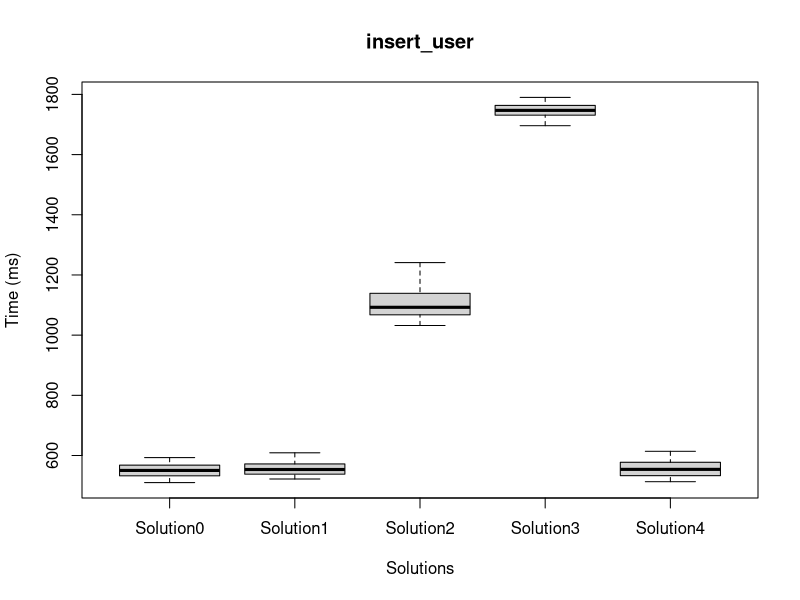
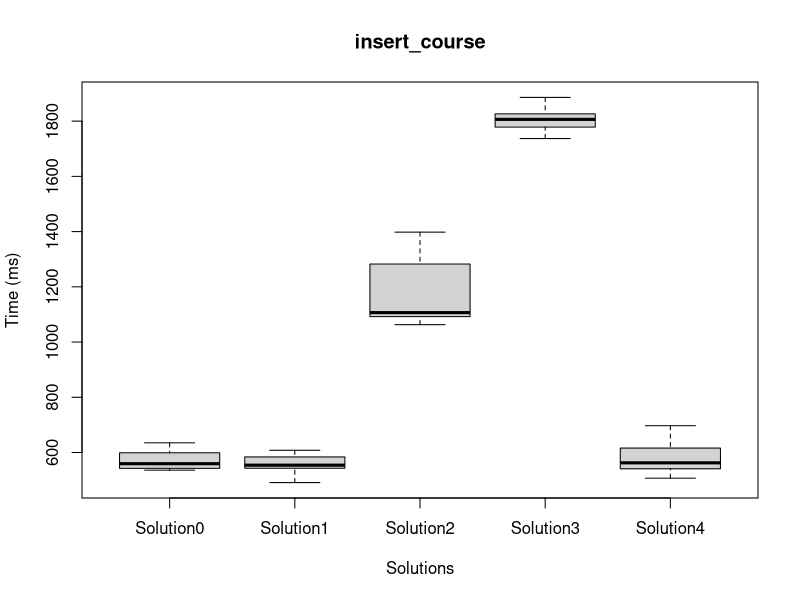
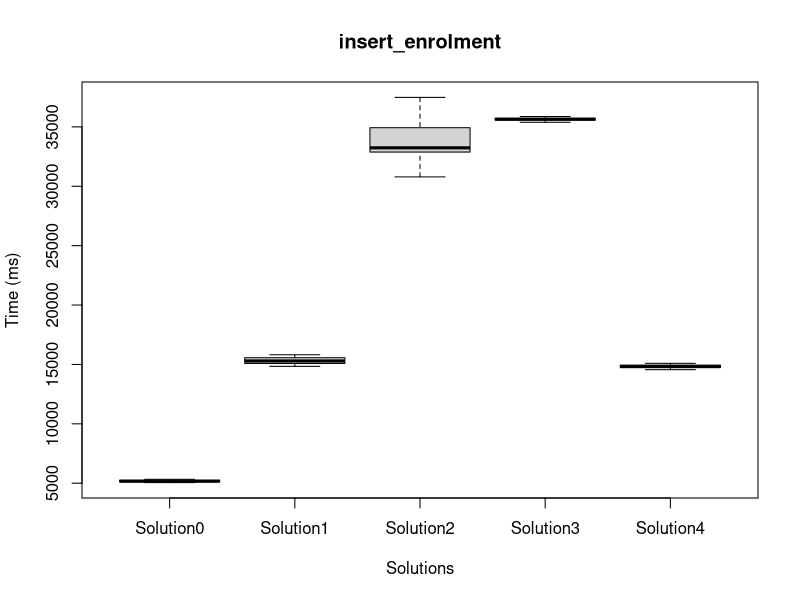
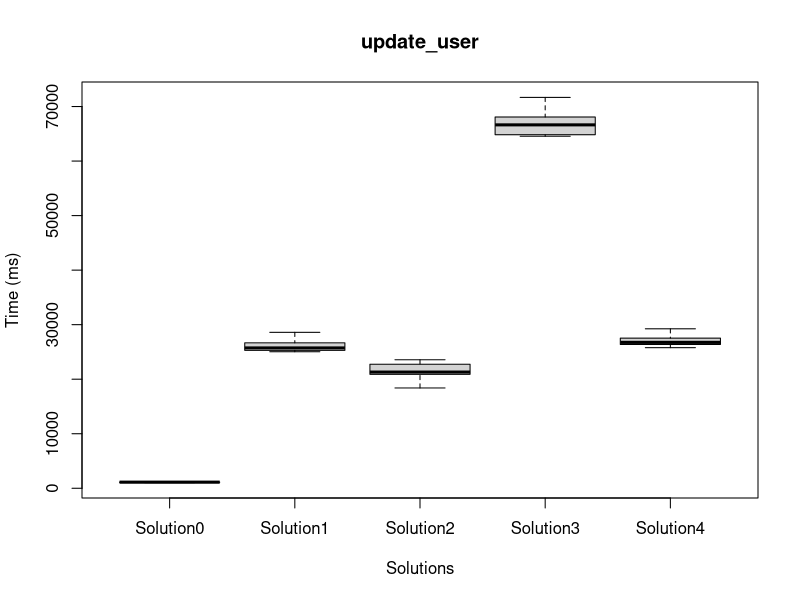
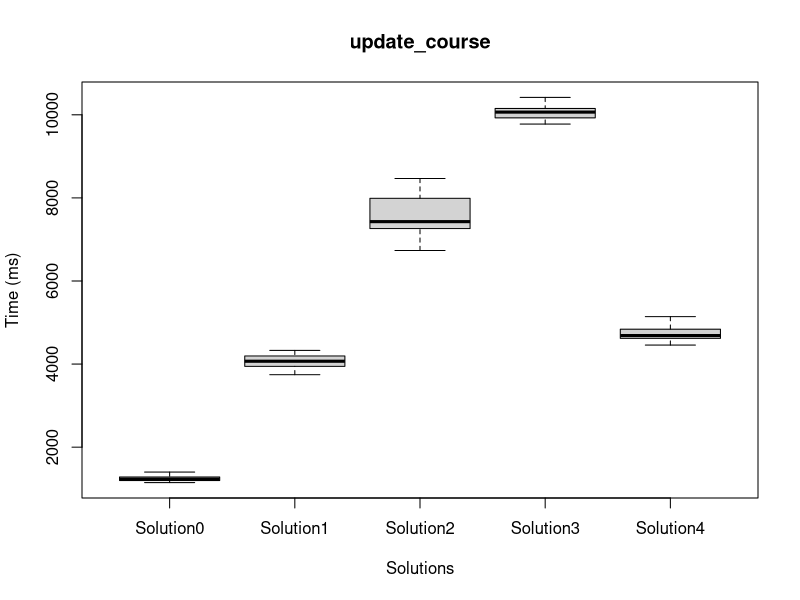
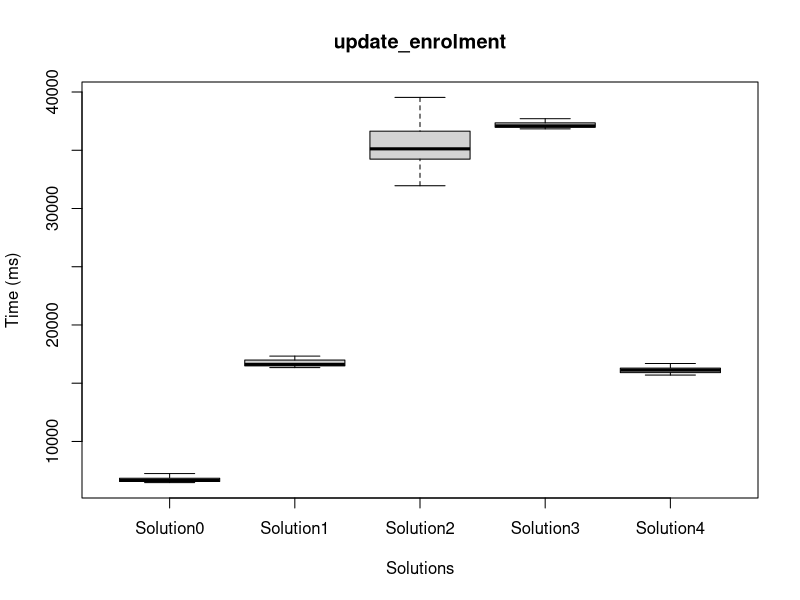
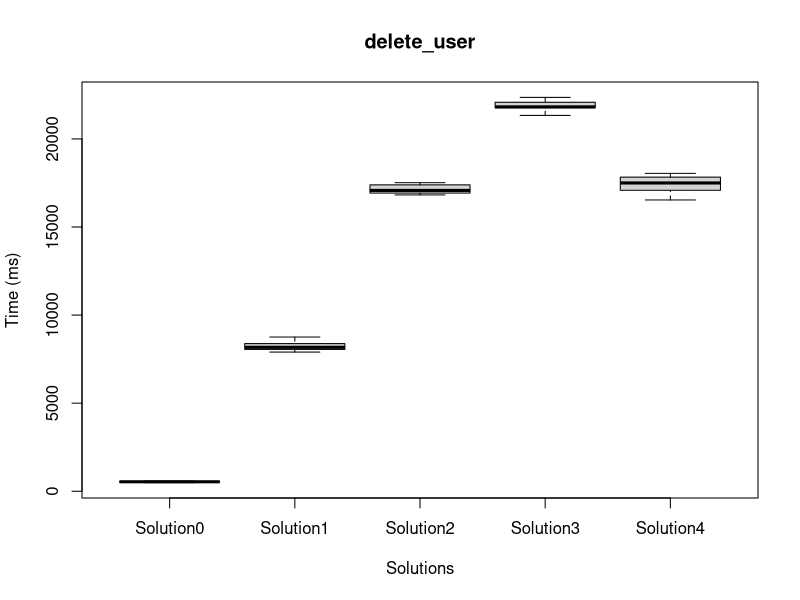
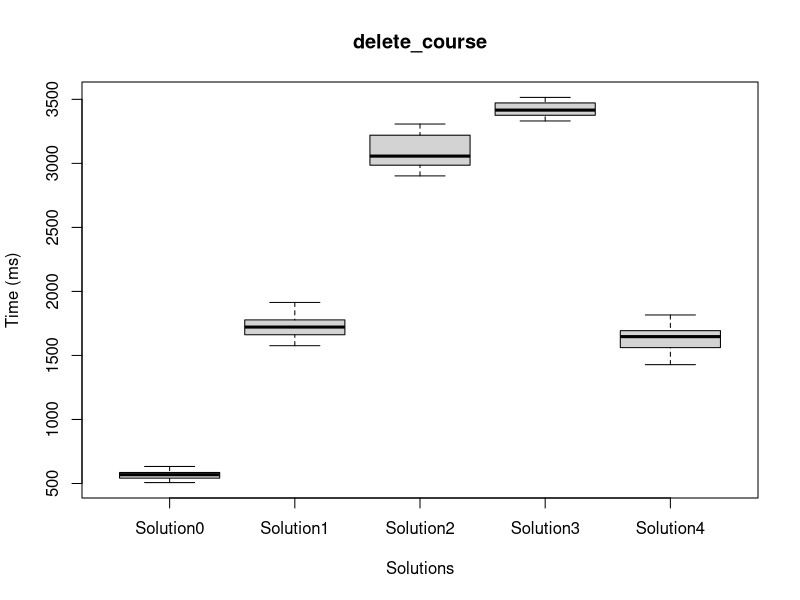

Recreate these plots in R, in order.
Solution0.dataframe = data.frame(
insert_user=c(761, 574, 661, 533, 537, 510, 532, 526, 581, 538, 531, 551, 562, 550, 529, 561, 562, 554, 536, 593),
insert_course=c(635, 536, 547, 544, 562, 538, 632, 536, 611, 537, 600, 548, 557, 573, 541, 571, 598, 565, 601, 557),
insert_enrolment=c(5327, 5305, 5219, 5127, 5152, 5052, 5480, 5061, 5087, 5168, 5163, 5275, 5163, 5178, 5150, 5194, 5205, 5314, 5132, 5137),
update_user=c(1088, 1061, 1043, 1078, 1123, 1117, 1143, 1139, 1096, 1120, 1112, 1135, 1096, 1086, 1098, 1120, 1284, 1121, 1169, 1115),
update_course=c(1203, 1170, 1167, 1217, 1191, 1147, 1247, 1249, 1400, 1191, 1291, 1274, 1260, 1229, 1226, 1231, 1441, 1236, 1343, 1374),
update_enrolment=c(6468, 6474, 6495, 6889, 6903, 6672, 6924, 6599, 6673, 6524, 6622, 6657, 7293, 6684, 6688, 6796, 6646, 7243, 6603, 6494),
delete_user=c(502, 492, 520, 512, 557, 576, 573, 526, 523, 540, 535, 531, 543, 544, 529, 538, 545, 538, 554, 551),
delete_course=c(507, 514, 539, 601, 515, 533, 544, 569, 591, 559, 573, 568, 579, 553, 562, 581, 633, 604, 580, 612),
delete_enrolment=c(5367, 5187, 5216, 5245, 5135, 5169, 5465, 5062, 5909, 5209, 5231, 5355, 6389, 5185, 5228, 5343, 5159, 6464, 5276, 5268));

Solution1.dataframe = data.frame(
insert_user=c(529, 522, 522, 564, 637, 535, 584, 548, 570, 549, 543, 543, 594, 537, 539, 558, 609, 567, 574, 558),
insert_course=c(491, 535, 602, 545, 522, 541, 591, 538, 608, 547, 564, 582, 545, 558, 547, 550, 586, 608, 571, 565),
insert_enrolment=c(15524, 15095, 15045, 15124, 14840, 15411, 14923, 15077, 15068, 15441, 15640, 15399, 15087, 15247, 15229, 15743, 15339, 15609, 15724, 15813),
update_user=c(25145, 25659, 25203, 25117, 25036, 26496, 25265, 25809, 25577, 25589, 27592, 28318, 26755, 25310, 25527, 28596, 26120, 28215, 26586, 25952),
update_course=c(3931, 3891, 3744, 3978, 3947, 3914, 3993, 4007, 4162, 4097, 4975, 3943, 4329, 4040, 4121, 4122, 4111, 4300, 4321, 4228),
update_enrolment=c(16374, 16800, 16339, 16585, 16548, 16802, 16452, 16656, 16392, 16539, 17148, 16567, 16454, 16646, 16527, 17252, 16827, 17327, 17179, 17312),
delete_user=c(7900, 8171, 9297, 7965, 8303, 8755, 7992, 8121, 8173, 8105, 8171, 8261, 8001, 8518, 8356, 7980, 8957, 8408, 8280, 8121),
delete_course=c(1589, 1576, 1633, 1655, 1636, 1773, 1668, 1691, 1716, 1713, 1711, 1826, 1774, 1781, 1767, 1730, 1914, 1835, 1841, 1727),
delete_enrolment=c(5134, 5372, 5286, 5290, 5253, 6058, 5241, 5362, 5246, 5342, 5756, 6198, 5469, 5285, 5306, 6158, 5846, 5946, 5549, 5471));

Solution2.dataframe = data.frame(
insert_user=c(1032, 1049, 1101, 1097, 1126, 1126, 1076, 1055, 1152, 1059, 1085, 1113, 1073, 1076, 1088, 1062, 1312, 1342, 1291, 1241),
insert_course=c(1063, 1091, 1090, 1105, 1089, 1102, 1074, 1096, 1148, 1093, 1106, 1107, 1259, 1282, 1283, 1235, 1398, 1386, 1302, 1303),
insert_enrolment=c(30877, 30788, 32790, 34107, 33320, 33153, 33086, 33140, 32988, 32801, 32645, 32955, 34967, 34895, 34872, 34873, 36939, 37481, 38088, 36893),
update_user=c(18098, 18392, 20987, 23517, 21362, 21254, 20853, 21178, 20842, 20932, 22879, 21051, 22652, 22108, 22754, 20769, 22006, 22790, 22737, 23565),
update_course=c(6734, 6819, 7016, 7302, 7357, 7499, 7274, 7579, 7196, 7339, 7343, 7250, 7980, 8001, 7969, 7786, 8014, 8467, 8417, 8048),
update_enrolment=c(32101, 31953, 34494, 35151, 34241, 34236, 35090, 34037, 34231, 34254, 34827, 35735, 36599, 36080, 36680, 35604, 38459, 38406, 38533, 39537),
delete_user=c(14808, 14773, 16938, 17203, 17011, 16823, 16822, 16958, 18282, 17398, 17319, 16955, 16910, 18125, 16957, 17349, 17514, 17387, 17397, 17137),
delete_course=c(2542, 2581, 3044, 3063, 2902, 2984, 2987, 2976, 3050, 3026, 3037, 3125, 3268, 3307, 3235, 3204, 3181, 3205, 3289, 3262),
delete_enrolment=c(10116, 9873, 12165, 13600, 12078, 12395, 11936, 12232, 12213, 12131, 13073, 12019, 12979, 12597, 13095, 11987, 12114, 12627, 12513, 12987));

Solution3.dataframe = data.frame(
insert_user=c(1739, 1682, 1775, 1696, 1733, 1729, 1737, 1719, 1790, 1734, 1756, 1783, 1759, 1744, 1757, 1750, 1843, 1729, 1751, 1768),
insert_course=c(1748, 1737, 1779, 1766, 1778, 1766, 1869, 1815, 1816, 1790, 1804, 1874, 1809, 1827, 1826, 1790, 1850, 1886, 1797, 1815),
insert_enrolment=c(35388, 35560, 35674, 35221, 35450, 35679, 35590, 35709, 35867, 35652, 35626, 35871, 35618, 35721, 35541, 36362, 35722, 35622, 35808, 35639),
update_user=c(64622, 67690, 66819, 66836, 65116, 66380, 69452, 65066, 68064, 64792, 66700, 66570, 68092, 70138, 64680, 69426, 64752, 64549, 71670, 64861),
update_course=c(9827, 9777, 9780, 9889, 9936, 9996, 10059, 9918, 10813, 9941, 10078, 10419, 10708, 10027, 10170, 11284, 10072, 10130, 10136, 10116),
update_enrolment=c(37296, 36865, 37128, 36875, 36837, 37066, 37203, 37024, 37708, 37024, 37063, 37238, 37407, 37699, 37119, 37628, 37021, 36928, 38115, 36929),
delete_user=c(21334, 22601, 21504, 21769, 21873, 21890, 21796, 21950, 22179, 21982, 21776, 21738, 21800, 21791, 22356, 21735, 23750, 21833, 21794, 23119),
delete_course=c(3178, 3347, 3493, 3331, 3374, 3403, 3381, 3352, 3377, 3418, 3463, 3414, 3419, 3481, 3465, 3449, 3502, 3405, 3515, 3479),
delete_enrolment=c(17714, 18602, 18807, 18404, 18559, 18326, 19169, 18207, 18920, 18704, 18378, 18397, 18861, 19267, 17976, 18800, 18000, 17995, 19522, 18082));

Solution4.dataframe = data.frame(
insert_user=c(812, 668, 515, 536, 523, 513, 563, 529, 574, 559, 544, 548, 551, 571, 581, 661, 614, 548, 557, 530),
insert_course=c(655, 697, 533, 522, 561, 507, 528, 537, 556, 551, 615, 545, 617, 561, 564, 648, 568, 591, 632, 565),
insert_enrolment=c(15809, 16147, 14351, 14558, 14224, 14320, 14803, 14855, 14757, 14878, 15092, 14807, 14940, 14942, 15037, 14886, 14818, 14754, 14820, 14717),
update_user=c(26359, 27842, 26014, 25780, 34974, 26303, 26398, 30861, 26571, 26572, 32934, 26705, 26814, 29239, 26270, 27105, 27082, 27135, 27226, 26379),
update_course=c(5916, 4602, 4648, 4457, 4470, 4723, 4635, 4593, 4595, 4655, 6941, 4646, 4718, 5142, 4701, 5036, 4681, 4690, 4899, 4780),
update_enrolment=c(16221, 16301, 15739, 16110, 15700, 16036, 16191, 16438, 15888, 16114, 17671, 15898, 16476, 16692, 16185, 16286, 16135, 15858, 15918, 16022),
delete_user=c(16565, 16534, 16714, 16576, 17056, 17209, 17539, 17111, 17335, 17304, 17463, 17734, 17656, 17885, 17670, 20375, 17976, 18045, 19851, 17775),
delete_course=c(1428, 1556, 1507, 1527, 1761, 1477, 1566, 1714, 1613, 1638, 1751, 1627, 1657, 1673, 1590, 1816, 1657, 1671, 1656, 1756),
delete_enrolment=c(23613, 24205, 23111, 22711, 26017, 23942, 24139, 25485, 24166, 24112, 26360, 24993, 25096, 25647, 24227, 24906, 25456, 25412, 25611, 25526));

png('/home/phoenix1/subramhars/workspace/ResearchTestApplication/logs/sAll-r100-sc1000/bp-insert_user.png', width=640, height=480);
boxplot(Solution0.dataframe$insert_user,Solution1.dataframe$insert_user,Solution2.dataframe$insert_user,Solution3.dataframe$insert_user,Solution4.dataframe$insert_user,names=c('Solution0', 'Solution1', 'Solution2', 'Solution3', 'Solution4'), xlab='Solutions', ylab='Time (ms)', main='insert_user', outline=F);
dev.off();
png('/home/phoenix1/subramhars/workspace/ResearchTestApplication/logs/sAll-r100-sc1000/bp-insert_course.png', width=640, height=480);
boxplot(Solution0.dataframe$insert_course,Solution1.dataframe$insert_course,Solution2.dataframe$insert_course,Solution3.dataframe$insert_course,Solution4.dataframe$insert_course,names=c('Solution0', 'Solution1', 'Solution2', 'Solution3', 'Solution4'), xlab='Solutions', ylab='Time (ms)', main='insert_course', outline=F);
dev.off();
png('/home/phoenix1/subramhars/workspace/ResearchTestApplication/logs/sAll-r100-sc1000/bp-insert_enrolment.png', width=640, height=480);
boxplot(Solution0.dataframe$insert_enrolment,Solution1.dataframe$insert_enrolment,Solution2.dataframe$insert_enrolment,Solution3.dataframe$insert_enrolment,Solution4.dataframe$insert_enrolment,names=c('Solution0', 'Solution1', 'Solution2', 'Solution3', 'Solution4'), xlab='Solutions', ylab='Time (ms)', main='insert_enrolment', outline=F);
dev.off();
png('/home/phoenix1/subramhars/workspace/ResearchTestApplication/logs/sAll-r100-sc1000/bp-update_user.png', width=640, height=480);
boxplot(Solution0.dataframe$update_user,Solution1.dataframe$update_user,Solution2.dataframe$update_user,Solution3.dataframe$update_user,Solution4.dataframe$update_user,names=c('Solution0', 'Solution1', 'Solution2', 'Solution3', 'Solution4'), xlab='Solutions', ylab='Time (ms)', main='update_user', outline=F);
dev.off();
png('/home/phoenix1/subramhars/workspace/ResearchTestApplication/logs/sAll-r100-sc1000/bp-update_course.png', width=640, height=480);
boxplot(Solution0.dataframe$update_course,Solution1.dataframe$update_course,Solution2.dataframe$update_course,Solution3.dataframe$update_course,Solution4.dataframe$update_course,names=c('Solution0', 'Solution1', 'Solution2', 'Solution3', 'Solution4'), xlab='Solutions', ylab='Time (ms)', main='update_course', outline=F);
dev.off();
png('/home/phoenix1/subramhars/workspace/ResearchTestApplication/logs/sAll-r100-sc1000/bp-update_enrolment.png', width=640, height=480);
boxplot(Solution0.dataframe$update_enrolment,Solution1.dataframe$update_enrolment,Solution2.dataframe$update_enrolment,Solution3.dataframe$update_enrolment,Solution4.dataframe$update_enrolment,names=c('Solution0', 'Solution1', 'Solution2', 'Solution3', 'Solution4'), xlab='Solutions', ylab='Time (ms)', main='update_enrolment', outline=F);
dev.off();
png('/home/phoenix1/subramhars/workspace/ResearchTestApplication/logs/sAll-r100-sc1000/bp-delete_user.png', width=640, height=480);
boxplot(Solution0.dataframe$delete_user,Solution1.dataframe$delete_user,Solution2.dataframe$delete_user,Solution3.dataframe$delete_user,Solution4.dataframe$delete_user,names=c('Solution0', 'Solution1', 'Solution2', 'Solution3', 'Solution4'), xlab='Solutions', ylab='Time (ms)', main='delete_user', outline=F);
dev.off();
png('/home/phoenix1/subramhars/workspace/ResearchTestApplication/logs/sAll-r100-sc1000/bp-delete_course.png', width=640, height=480);
boxplot(Solution0.dataframe$delete_course,Solution1.dataframe$delete_course,Solution2.dataframe$delete_course,Solution3.dataframe$delete_course,Solution4.dataframe$delete_course,names=c('Solution0', 'Solution1', 'Solution2', 'Solution3', 'Solution4'), xlab='Solutions', ylab='Time (ms)', main='delete_course', outline=F);
dev.off();
png('/home/phoenix1/subramhars/workspace/ResearchTestApplication/logs/sAll-r100-sc1000/bp-delete_enrolment.png', width=640, height=480);
boxplot(Solution0.dataframe$delete_enrolment,Solution1.dataframe$delete_enrolment,Solution2.dataframe$delete_enrolment,Solution3.dataframe$delete_enrolment,Solution4.dataframe$delete_enrolment,names=c('Solution0', 'Solution1', 'Solution2', 'Solution3', 'Solution4'), xlab='Solutions', ylab='Time (ms)', main='delete_enrolment', outline=F);
dev.off();
def.barplot.width=1; #bar width
def.barplot.sepwidth=0; #separation bar width
def.barplot.space=0; #space between bars
def.barplot.groupspace=1; #space between groups
png('/home/phoenix1/subramhars/workspace/ResearchTestApplication/logs/sAll-r100-sc1000/Solution0-barplot.png', width=640, height=480);
Solution0.barplot.means=c(mean(Solution0.dataframe$insert_user), mean(Solution0.dataframe$insert_course), mean(Solution0.dataframe$insert_enrolment), 0, mean(Solution0.dataframe$update_user), mean(Solution0.dataframe$update_course), mean(Solution0.dataframe$update_enrolment), 0, mean(Solution0.dataframe$delete_user), mean(Solution0.dataframe$delete_course), mean(Solution0.dataframe$delete_enrolment));
Solution0.barplot.widths=c(rep(def.barplot.width, 3), def.barplot.sepwidth, rep(def.barplot.width, 3), def.barplot.sepwidth);
Solution0.barplot.spaces=c(rep(def.barplot.space,3), def.barplot.groupspace, rep(def.barplot.space,3), def.barplot.groupspace);
Solution0.barplot.names=c('u', 'c', 'e', '', 'u', 'c', 'e', '', 'u', 'c', 'e');
barplot(Solution0.barplot.means, width=Solution0.barplot.widths, space=Solution0.barplot.spaces, names=Solution0.barplot.names,xlab=paste('insert','update','delete', sep=' '));
dev.off();
png('/home/phoenix1/subramhars/workspace/ResearchTestApplication/logs/sAll-r100-sc1000/Solution1-barplot.png', width=640, height=480);
Solution1.barplot.means=c(mean(Solution1.dataframe$insert_user), mean(Solution1.dataframe$insert_course), mean(Solution1.dataframe$insert_enrolment), 0, mean(Solution1.dataframe$update_user), mean(Solution1.dataframe$update_course), mean(Solution1.dataframe$update_enrolment), 0, mean(Solution1.dataframe$delete_user), mean(Solution1.dataframe$delete_course), mean(Solution1.dataframe$delete_enrolment));
Solution1.barplot.widths=c(rep(def.barplot.width, 3), def.barplot.sepwidth, rep(def.barplot.width, 3), def.barplot.sepwidth);
Solution1.barplot.spaces=c(rep(def.barplot.space,3), def.barplot.groupspace, rep(def.barplot.space,3), def.barplot.groupspace);
Solution1.barplot.names=c('u', 'c', 'e', '', 'u', 'c', 'e', '', 'u', 'c', 'e');
barplot(Solution1.barplot.means, width=Solution1.barplot.widths, space=Solution1.barplot.spaces, names=Solution1.barplot.names,xlab=paste('insert','update','delete', sep=' '));
dev.off();
png('/home/phoenix1/subramhars/workspace/ResearchTestApplication/logs/sAll-r100-sc1000/Solution2-barplot.png', width=640, height=480);
Solution2.barplot.means=c(mean(Solution2.dataframe$insert_user), mean(Solution2.dataframe$insert_course), mean(Solution2.dataframe$insert_enrolment), 0, mean(Solution2.dataframe$update_user), mean(Solution2.dataframe$update_course), mean(Solution2.dataframe$update_enrolment), 0, mean(Solution2.dataframe$delete_user), mean(Solution2.dataframe$delete_course), mean(Solution2.dataframe$delete_enrolment));
Solution2.barplot.widths=c(rep(def.barplot.width, 3), def.barplot.sepwidth, rep(def.barplot.width, 3), def.barplot.sepwidth);
Solution2.barplot.spaces=c(rep(def.barplot.space,3), def.barplot.groupspace, rep(def.barplot.space,3), def.barplot.groupspace);
Solution2.barplot.names=c('u', 'c', 'e', '', 'u', 'c', 'e', '', 'u', 'c', 'e');
barplot(Solution2.barplot.means, width=Solution2.barplot.widths, space=Solution2.barplot.spaces, names=Solution2.barplot.names,xlab=paste('insert','update','delete', sep=' '));
dev.off();
png('/home/phoenix1/subramhars/workspace/ResearchTestApplication/logs/sAll-r100-sc1000/Solution3-barplot.png', width=640, height=480);
Solution3.barplot.means=c(mean(Solution3.dataframe$insert_user), mean(Solution3.dataframe$insert_course), mean(Solution3.dataframe$insert_enrolment), 0, mean(Solution3.dataframe$update_user), mean(Solution3.dataframe$update_course), mean(Solution3.dataframe$update_enrolment), 0, mean(Solution3.dataframe$delete_user), mean(Solution3.dataframe$delete_course), mean(Solution3.dataframe$delete_enrolment));
Solution3.barplot.widths=c(rep(def.barplot.width, 3), def.barplot.sepwidth, rep(def.barplot.width, 3), def.barplot.sepwidth);
Solution3.barplot.spaces=c(rep(def.barplot.space,3), def.barplot.groupspace, rep(def.barplot.space,3), def.barplot.groupspace);
Solution3.barplot.names=c('u', 'c', 'e', '', 'u', 'c', 'e', '', 'u', 'c', 'e');
barplot(Solution3.barplot.means, width=Solution3.barplot.widths, space=Solution3.barplot.spaces, names=Solution3.barplot.names,xlab=paste('insert','update','delete', sep=' '));
dev.off();
png('/home/phoenix1/subramhars/workspace/ResearchTestApplication/logs/sAll-r100-sc1000/Solution4-barplot.png', width=640, height=480);
Solution4.barplot.means=c(mean(Solution4.dataframe$insert_user), mean(Solution4.dataframe$insert_course), mean(Solution4.dataframe$insert_enrolment), 0, mean(Solution4.dataframe$update_user), mean(Solution4.dataframe$update_course), mean(Solution4.dataframe$update_enrolment), 0, mean(Solution4.dataframe$delete_user), mean(Solution4.dataframe$delete_course), mean(Solution4.dataframe$delete_enrolment));
Solution4.barplot.widths=c(rep(def.barplot.width, 3), def.barplot.sepwidth, rep(def.barplot.width, 3), def.barplot.sepwidth);
Solution4.barplot.spaces=c(rep(def.barplot.space,3), def.barplot.groupspace, rep(def.barplot.space,3), def.barplot.groupspace);
Solution4.barplot.names=c('u', 'c', 'e', '', 'u', 'c', 'e', '', 'u', 'c', 'e');
barplot(Solution4.barplot.means, width=Solution4.barplot.widths, space=Solution4.barplot.spaces, names=Solution4.barplot.names,xlab=paste('insert','update','delete', sep=' '));
dev.off();
